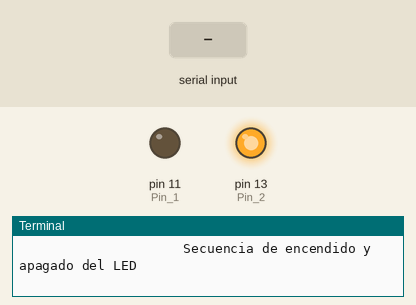
Simulated run of this program. Board: Raspberry Pi (header pin numbers). On the bench: output pins drawn as LEDs (lit = HIGH), the last lines printed to the terminal. Inputs (shaded band) come from the test bench.

Above: at 0.16 s.
At 1.26 s:
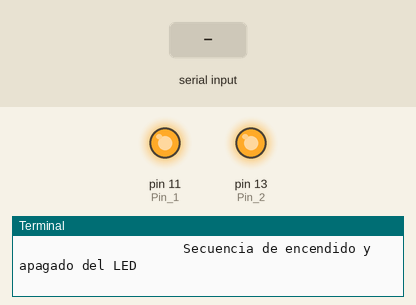
1.3 s: "1" typed at the terminal, then Enter
At 6.51 s:
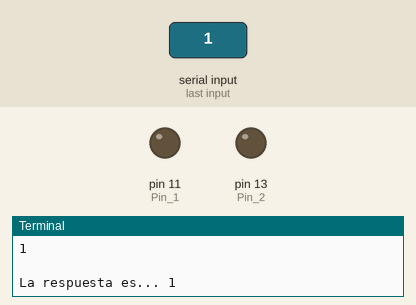
Timing chart, 0 to 10.8 s (numbered marks = the images above; inputs shaded):
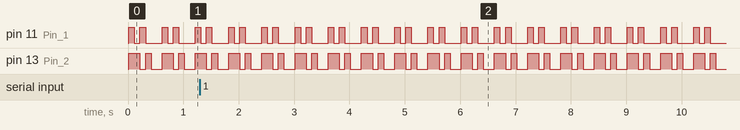

Measured:
- by itself, pin 11 (Pin_1): repeats every 0.60 s: HIGH 0.10 s, LOW 0.30 s, HIGH 0.10 s, LOW 0.10 s
- by itself, pin 13 (Pin_2): repeats every 0.60 s: HIGH 0.10 s, LOW 0.20 s, HIGH 0.20 s, LOW 0.10 s

The program:

LED_GPIO.py
```python
#Se importan dos librerias
# 1a libreria  = para configurar los pines GPIO
# 2a libreria para hacer delays

#git config --global user.email "welington.maldo@gmail.com"
#git config --global user.name "WelingtonMaldo"
#git branch -M main
#git push -u origin main


#from RPi import GPIO
import RPi.GPIO as GPIO
import time
import sys, select
from os import system

system('clear')    #Limpiar la terminal

print('                     Secuencia de encendido y apagado del LED                    \n ')

#Se configura los pines de la raspberry
GPIO.setmode(GPIO.BOARD)

# GPIO 4
#BOARD --> GPIO.setup(7, GPIO.OUT)  --> Corresponde a la posición fisica en la placa Raspberry
#BCM   --> GPIO.setup(4, GPIO.OUT)  --> Corresponde al numero de GPIO que esta descrito en la memoria interna
Pin_1 = 11
Pin_2 = 13
Contador = 0
Resto = 0
Continuar = True
Temporizador = 3.5
Delay_1 = 0.1
Delay_2 = 0.2
Divisor = 10

GPIO.setup(Pin_1, GPIO.OUT, initial = 0)
GPIO.setup(Pin_2, GPIO.OUT, initial = 0)


while Continuar == True:
    Contador = Contador+1
    Resto = Contador%Divisor
    #print('Contador = ',Contador,'\n')

    GPIO.output(Pin_1,True)
    GPIO.output(Pin_2,True)
    time.sleep(Delay_1)
    GPIO.output(Pin_1,False)
    GPIO.output(Pin_2,True)
    time.sleep(Delay_1)
    GPIO.output(Pin_1,True)
    GPIO.output(Pin_2,False)
    time.sleep(Delay_1)
    GPIO.output(Pin_1,False)
    GPIO.output(Pin_2,True)
    time.sleep(Delay_1)
    GPIO.output(Pin_1,True)
    GPIO.output(Pin_2,False)
    GPIO.output(Pin_1,False)

    time.sleep(Delay_2)
    if Resto ==  0:

        print('Temporizador: %g segundos para responder'%Temporizador)
        print("¿Se desea parar la ejecución? (Y/N)\n")

        i, o, e = select.select( [sys.stdin], [], [], Temporizador)

        if (i):
            Respuesta = sys.stdin.readline().strip()
            print('\nLa respuesta es...',Respuesta )

        else:
            Respuesta = 'N'
            print("No se obtuvo respuesta del usuario\n")

        if Respuesta.upper() == 'Y':
            print("Se finaliza la ejecución\n")
            Continuar=False
           # sys.exit()                         Esta linea termina la ejecucion completa
```
